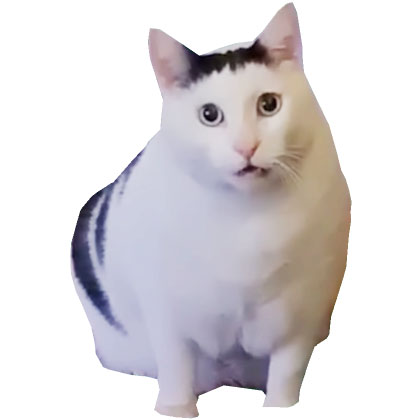
#> input picture huhcat.jpg, 420 x 420 px
$ python main.py
#> lines starting #> are read from the running program, lines starting #| are printed output that depends on the picture; after the words box and inside, x2 and y2 are one past the last pixel; in counts of white or black regions, pixels touching at a corner belong together; long printed decimals are rounded
import matplotlib.pyplot as plt
import matplotlib.image as mpimg
import numpy as np
import skimage
from matplotlib import transforms

def rgb2gray(rgb):
    return np.dot(rgb[...,:3], [0.2989, 0.5870, 0.1140])


def main():
    plt.interactive(False)
    plt.figure(figsize=(12, 2))
    print('running')
    img = mpimg.imread('huhcat.jpg')
#> img is the input picture: shape (420, 420, 3); mean R, G, B 219.3, 215.6, 218.3
    # img = skimage.filters.gaussian(img, 10)
    gray = rgb2gray(img)
#> in rgb2gray, `return np.dot(rgb[...,:3], [0.2989, 0.5870, 0.1140])`:
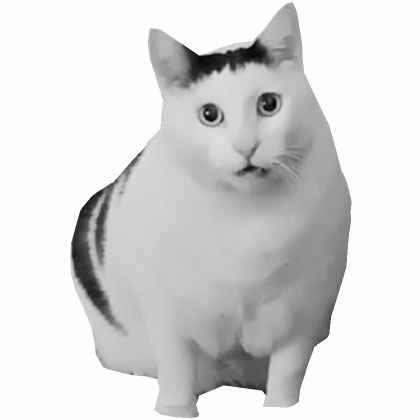
#> returned value: shape (420, 420) float64; min 1.92, max 255, mean 217
    out = skimage.filters.threshold_otsu(gray)
#> out = 208
    print(out)
#| 208.022
    mask = gray < out
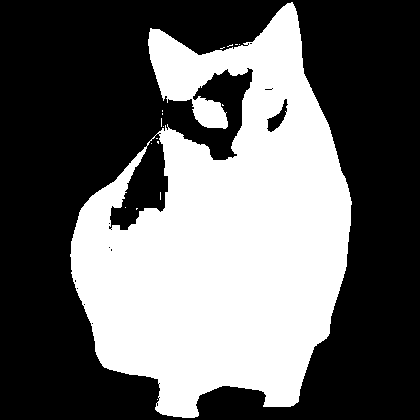
#> mask: shape (420, 420) bool; 40.2% white; 17 white regions (16 under 20 px), largest, box (x1, y1, x2, y2) and area: (70, 2, 352, 418) 70825
    plt.imshow(mask, cmap=plt.get_cmap('gray'))
    plt.show()

    print('done')

if __name__ == '__main__':
    main()
